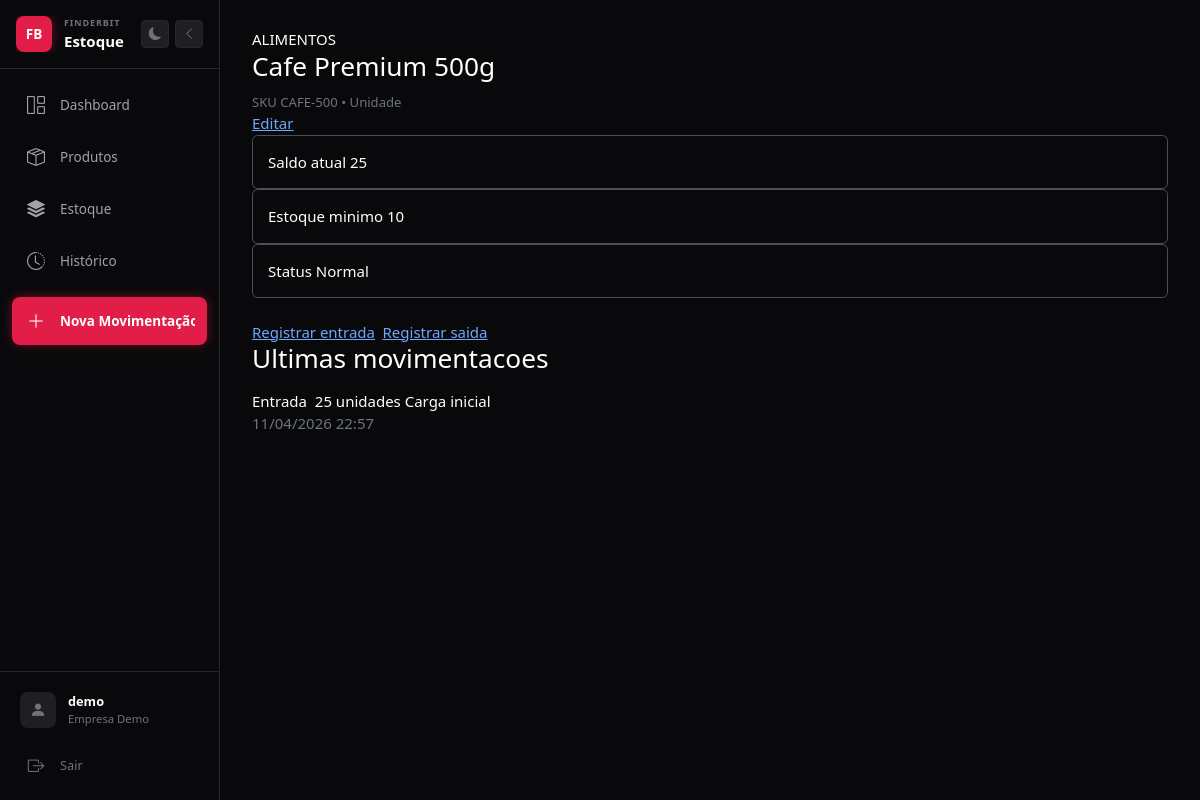
The app's page /inventory/products/1/ (signed in) with its own data.
### accounts/models.py (models this page shows, shortened)
class Company(models.Model):
    name = models.CharField("nome", max_length=150)
    slug = models.SlugField(unique=True)
    created_at = models.DateTimeField(auto_now_add=True)
    class Meta:
        verbose_name = "empresa"
        verbose_name_plural = "empresas"
        ordering = ["name"]

### inventory/models.py (models this page shows, shortened)
class Product(models.Model):
    UNIT_UN = "un"
    UNIT_KG = "kg"
    UNIT_LT = "lt"
    UNIT_M = "m"
    UNIT_CHOICES = [
        (UNIT_UN, "Unidade"),
        (UNIT_KG, "Quilo"),
        (UNIT_LT, "Litro"),
        (UNIT_M, "Metro"),
    ]
    company = models.ForeignKey(Company, on_delete=models.PROTECT, related_name="products")
    name = models.CharField("nome", max_length=150)
    sku = models.CharField(max_length=60)
    category = models.ForeignKey(
        Category,
        on_delete=models.PROTECT,
        related_name="products",
        verbose_name="categoria",
    )
    unit = models.CharField("unidade", max_length=2, choices=UNIT_CHOICES, default=UNIT_UN)
    minimum_stock = models.PositiveIntegerField("estoque minimo", default=0)
    active = models.BooleanField("ativo", default=True)
    created_at = models.DateTimeField(auto_now_add=True)
    updated_at = models.DateTimeField(auto_now=True)
    objects = ProductQuerySet.as_manager()
    class Meta:
        verbose_name = "produto"
        verbose_name_plural = "produtos"
        ordering = ["name"]
        constraints = [
            models.UniqueConstraint(fields=["company", "sku"], name="unique_company_sku"),
        ]

class Category(models.Model):
    company = models.ForeignKey(Company, on_delete=models.PROTECT, related_name="categories")
    name = models.CharField("nome", max_length=80)
    created_at = models.DateTimeField(auto_now_add=True)
    objects = CompanyQuerySet.as_manager()
    class Meta:
        verbose_name = "categoria"
        verbose_name_plural = "categorias"
        ordering = ["name"]
        constraints = [
            models.UniqueConstraint(fields=["company", "name"], name="unique_company_category_name"),
        ]

class StockMovement(models.Model):
    TYPE_IN = "in"
    TYPE_OUT = "out"
    TYPE_CHOICES = [
        (TYPE_IN, "Entrada"),
        (TYPE_OUT, "Saida"),
    ]
    company = models.ForeignKey(Company, on_delete=models.PROTECT, related_name="movements")
    product = models.ForeignKey(Product, on_delete=models.PROTECT, related_name="movements")
    movement_type = models.CharField("tipo", max_length=3, choices=TYPE_CHOICES)
    quantity = models.PositiveIntegerField("quantidade")
    reason = models.CharField("motivo", max_length=120)
    notes = models.TextField("observacao", blank=True)
    created_at = models.DateTimeField("data/hora", default=timezone.now)
    created_by = models.ForeignKey(
        "auth.User",
        on_delete=models.PROTECT,
        related_name="stock_movements",
    )
    objects = StockMovementQuerySet.as_manager()
    class Meta:
        verbose_name = "movimentacao"
        verbose_name_plural = "movimentacoes"
        ordering = ["-created_at", "-id"]

### inventory/views.py (the view)
# urls.py: path("products/<int:pk>/", ProductDetailView.as_view(), name="product-detail"),
class ProductDetailView(ProductQueryMixin, DetailView):
    model = Product
    template_name = "inventory/product_detail.html"
    context_object_name = "product"
    def get_context_data(self, **kwargs):
        context = super().get_context_data(**kwargs)
        context["recent_movements"] = self.object.movements.select_related(
            "created_by"
        )[:10]
        return context

### accounts/context_processors.py (called while the page is built)
def company_context(request):
    company = getattr(request, "company", None)
    return {"current_company": company}

### inventory/models.py (called while the page is built)
def signed_quantity_expression():
    return Case(
        When(movement_type=StockMovement.TYPE_IN, then=F("quantity")),
        default=F("quantity") * Value(-1),
        output_field=IntegerField(),
    )

    def for_company(self, company):
        if company is None:
            return self.none()
        return self.filter(company=company)

    def with_stock(self):
        movement_totals = (
            StockMovement.objects.filter(product=OuterRef("pk"))
            .values("product")
            .annotate(total=Coalesce(Sum(signed_quantity_expression()), Value(0)))
            .values("total")[:1]
        )
        return self.annotate(
            current_stock=Coalesce(
                Subquery(movement_totals, output_field=IntegerField()),
                Value(0),
            )
        )

### inventory/views.py (called while the page is built)
    def dispatch(self, request, *args, **kwargs):
        if request.company is None:
            raise Http404("Usuario sem empresa vinculada.")
        return super().dispatch(request, *args, **kwargs)

    def get_queryset(self):
        return (
            Product.objects.for_company(self.request.company)
            .select_related("category")
            .with_stock()
        )

### templates/inventory/product_detail.html (shortened to what this page needs)
{% extends "base.html" %}
{% block content %}
<div class="fb-section">
    <section class="fb-grid fb-grid2">
        <article class="fb-panel">
            <div class="fb-panel-body">
                <div class="fb-panel-header" style="border:none;padding:0;margin-bottom:var(--fb-spacing);">
                    <div>
                        <small class="text-uppercase" style="color:var(--fb-text-secondary);font-size:var(--fb-fontSize-xs);">{{ product.category.name }}</small>
                        <h3 class="fb-panel-title">{{ product.name }}</h3>
                        <small class="text-secondary">SKU {{ product.sku }} &bull; {{ product.get_unit_display }}</small>
                    </div>
                    <a href="{% url 'inventory:product-update' product.pk %}" class="fb-btn fb-btnSecondary fb-btnSm">Editar</a>
                </div>
                <div class="fb-grid fb-grid3">
                    <div class="fb-list-item border rounded p-3">
                        <span class="fb-metric-label">Saldo atual</span>
                        <span class="fb-metric-value">{{ product.current_stock }}</span>
                    </div>
                    <div class="fb-list-item border rounded p-3">
                        <span class="fb-metric-label">Estoque minimo</span>
                        <span class="fb-metric-value">{{ product.minimum_stock }}</span>
                    </div>
                    <div class="fb-list-item border rounded p-3">
                        <span class="fb-metric-label">Status</span>
                        <span class="fb-metric-value {% if product.current_stock <= product.minimum_stock %}fb-statusWarning{% else %}fb-statusNormal{% endif %}">
                            {% if product.current_stock <= product.minimum_stock %}Baixo{% else %}Normal{% endif %}
                        </span>
                    </div>
                </div>
                <div class="d-flex gap-2 mt-4 flex-wrap">
                    <a href="{% url 'inventory:movement-create' %}?type=in&product={{ product.pk }}" class="fb-btn fb-btnSuccess">Registrar entrada</a>
                    <a href="{% url 'inventory:movement-create' %}?type=out&product={{ product.pk }}" class="fb-btn fb-btnDanger">Registrar saida</a>
                </div>
            </div>
        </article>
        <article class="fb-panel">
            <div class="fb-panel-body">
                <h3 class="fb-panel-title mb-3">Ultimas movimentacoes</h3>
                <div class="fb-list">
                    {% for movement in recent_movements %}
                        <div class="fb-list-item">
                            <div class="fb-list-item-content">
                                <span class="fb-list-item-title">
                                    {% if movement.movement_type == 'in' %}
                                        <span class="fb-badge fb-badgeSuccess">Entrada</span>
                                    {% else %}
                                        <span class="fb-badge fb-badgeDanger">Saida</span>
                                    {% endif %}
                                    &nbsp;{{ movement.quantity }} unidades
                                </span>
                                <span class="fb-list-item-meta">{{ movement.reason }}</span>
                            </div>
                            <div class="fb-list-item-end">
                                <span class="text-secondary" style="font-size:var(--fb-fontSize-xs);">{{ movement.created_at|date:"d/m/Y H:i" }}</span>
                            </div>
                        </div>
                    {% empty %}
                        <div class="fb-empty">Sem movimentacoes para este produto.</div>
                    {% endfor %}
                </div>
            </div>
        </article>
    </section>
</div>
{% endblock %}

### templates/base.html (shortened to what this page needs)
<!DOCTYPE html>
<html lang="pt-BR">
<head>
    {% load static %}
    <link href="https://cdn.jsdelivr.net/npm/bootstrap@5.3.3/dist/css/bootstrap.min.css" rel="stylesheet">
    <link rel="stylesheet" href="https://cdn.jsdelivr.net/npm/bootstrap-icons@1.11.3/font/bootstrap-icons.min.css">
    <link rel="stylesheet" href="{% static 'css/style.css' %}">
</head>
<body>
    {% if user.is_authenticated %}
        <aside class="sidebar" id="sidebar">
            <div class="sidebar-header">
                <a href="{% url 'dashboard:home' %}" class="sidebar-brand">
                    <span class="sidebar-logo">FB</span>
                    <div class="sidebar-brand-text">
                        <small>FINDERBIT</small>
                        <span>Estoque</span>
                    </div>
                </a>
                <div class="sidebar-header-actions">
                    <button class="sidebar-theme-toggle" id="themeToggle" aria-label="Alternar tema">
                        <i class="bi bi-moon-fill"></i>
                    </button>
                    <button class="sidebar-toggle" id="sidebarToggle" aria-label="Toggle sidebar">
                        <i class="bi bi-chevron-left"></i>
                    </button>
                </div>
            </div>
            <nav class="sidebar-nav">
                <a href="{% url 'dashboard:home' %}" class="sidebar-link {% if request.resolver_match.namespace == 'dashboard' %}active{% endif %}">
                    <i class="bi bi-grid-1x2"></i>
                    <span>Dashboard</span>
                </a>
                <a href="{% url 'inventory:product-list' %}" class="sidebar-link {% if request.resolver_match.url_name == 'product-list' %}active{% endif %}">
                    <i class="bi bi-box-seam"></i>
                    <span>Produtos</span>
                </a>
                <a href="{% url 'inventory:stock-list' %}" class="sidebar-link {% if request.resolver_match.url_name == 'stock-list' %}active{% endif %}">
                    <i class="bi bi-stack"></i>
                    <span>Estoque</span>
                </a>
                <a href="{% url 'inventory:movement-list' %}" class="sidebar-link {% if request.resolver_match.url_name == 'movement-list' %}active{% endif %}">
                    <i class="bi bi-clock-history"></i>
                    <span>Histórico</span>
                </a>
                <a href="#" class="sidebar-link sidebar-cta" data-bs-toggle="modal" data-bs-target="#modalMovement">
                    <i class="bi bi-plus-lg"></i>
                    <span>Nova Movimentação</span>
                </a>
            </nav>
            <div class="sidebar-footer">
                <div class="sidebar-user">
                    <div class="sidebar-user__avatar">
                        <i class="bi bi-person-fill"></i>
                    </div>
                    <div class="sidebar-user__info">
                        <div class="sidebar-user__name">{{ user.get_full_name|default:user.username }}</div>
                        <div class="sidebar-user__company">{{ current_company.name|default:"Sem empresa" }}</div>
                    </div>
                </div>
                <form method="post" action="{% url 'logout' %}" class="sidebar-logout">
                    <button type="submit" class="sidebar-link">
                        <i class="bi bi-box-arrow-right"></i>
                        <span>Sair</span>
                    </button>
                </form>
            </div>
        </aside>
        <main class="main-wrapper">
            <div class="main-content">
                {% block content %}{% endblock %}
            </div>
        </main>
    {% else %}
        {% block auth_content %}{% endblock %}
    {% endif %}
</body>
</html>

### templates/base.html (style rules this page uses)
html { background-color: #09090b; }

### records on screen
Company: name "Empresa Demo"
Product: category.name "ALIMENTOS", name "Cafe Premium 500g", sku "CAFE-500", unit "Unidade", current_stock "25", minimum_stock "10"
StockMovement: movement_type "Entrada", quantity "25", reason "Carga inicial", created_at "11/04/2026 22:57"

### other values on screen
{{ user.get_full_name|default:user.username }} "demo"
